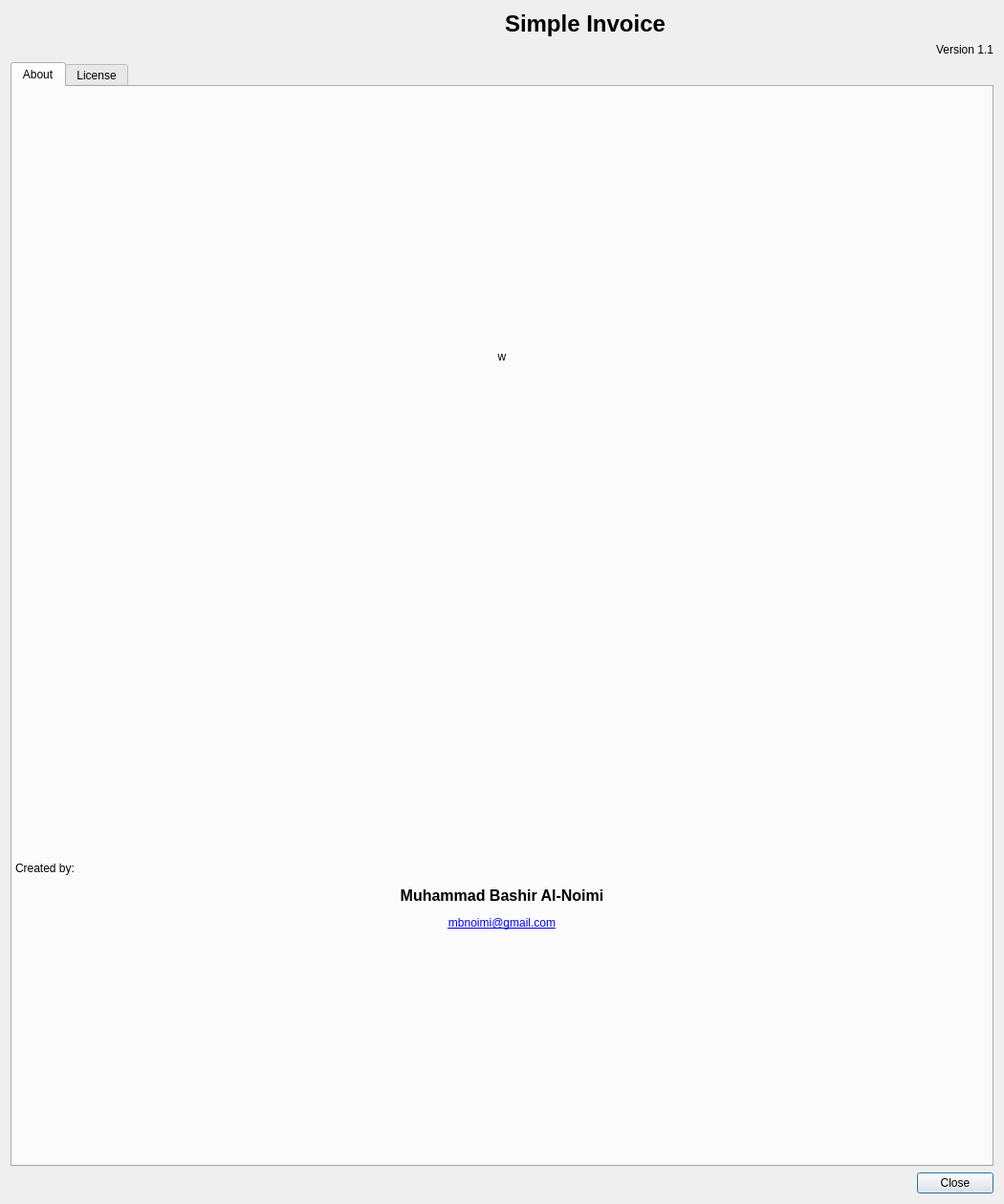
<?xml version="1.0" encoding="UTF-8"?>
<ui version="4.0">
 <class>DialogAbout</class>
 <widget class="QDialog" name="DialogAbout">
  <property name="geometry">
   <rect>
    <x>0</x>
    <y>0</y>
    <width>1050</width>
    <height>1259</height>
   </rect>
  </property>
  <property name="windowTitle">
   <string>About</string>
  </property>
  <property name="windowIcon">
   <iconset resource="res.qrc">
    <normaloff>:/res/res/help-about.png</normaloff>:/res/res/help-about.png</iconset>
  </property>
  <layout class="QVBoxLayout" name="verticalLayout">
   <item>
    <layout class="QGridLayout" name="gridLayout">
     <item row="0" column="1">
      <widget class="QLabel" name="label_2">
       <property name="text">
        <string>&lt;html&gt;&lt;head/&gt;&lt;body&gt;&lt;p&gt;&lt;span style=&quot; font-size:18pt; font-weight:600;&quot;&gt;Simple Invoice&lt;/span&gt;&lt;/p&gt;&lt;/body&gt;&lt;/html&gt;</string>
       </property>
      </widget>
     </item>
     <item row="1" column="1">
      <widget class="QLabel" name="label_3">
       <property name="text">
        <string>Version 1.1</string>
       </property>
       <property name="alignment">
        <set>Qt::AlignRight|Qt::AlignTrailing|Qt::AlignVCenter</set>
       </property>
      </widget>
     </item>
     <item row="0" column="0" rowspan="2">
      <widget class="QLabel" name="label">
       <property name="text">
        <string/>
       </property>
       <property name="pixmap">
        <pixmap resource="res.qrc">:/res/res/kword.png</pixmap>
       </property>
       <property name="alignment">
        <set>Qt::AlignLeading|Qt::AlignLeft|Qt::AlignVCenter</set>
       </property>
      </widget>
     </item>
    </layout>
   </item>
   <item>
    <widget class="QTabWidget" name="tabWidget">
     <property name="currentIndex">
      <number>0</number>
     </property>
     <widget class="QWidget" name="tab_about">
      <attribute name="title">
       <string>About</string>
      </attribute>
      <layout class="QVBoxLayout" name="verticalLayout_2">
       <property name="leftMargin">
        <number>3</number>
       </property>
       <property name="topMargin">
        <number>3</number>
       </property>
       <property name="rightMargin">
        <number>3</number>
       </property>
       <property name="bottomMargin">
        <number>3</number>
       </property>
       <item>
        <widget class="QLabel" name="label_5">
         <property name="text">
          <string>w</string>
         </property>
         <property name="pixmap">
          <pixmap>../../../../Differents/LOGO/Logo_128x128_new.png</pixmap>
         </property>
         <property name="scaledContents">
          <bool>true</bool>
         </property>
         <property name="alignment">
          <set>Qt::AlignCenter</set>
         </property>
        </widget>
       </item>
       <item>
        <widget class="QLabel" name="label_4">
         <property name="text">
          <string>&lt;html&gt;&lt;head/&gt;&lt;body&gt;&lt;p&gt;Created by:&lt;/p&gt;&lt;p align=&quot;center&quot;&gt;&lt;span style=&quot; font-size:12pt; font-weight:600;&quot;&gt;Muhammad Bashir Al-Noimi&lt;/span&gt;&lt;/p&gt;&lt;p align=&quot;center&quot;&gt;&lt;a href=&quot;mailtto:mbnoimi@gmail.com&quot;&gt;&lt;span style=&quot; text-decoration: underline; color:#0000ff;&quot;&gt;mbnoimi@gmail.com&lt;/span&gt;&lt;/a&gt;&lt;/p&gt;&lt;/body&gt;&lt;/html&gt;</string>
         </property>
         <property name="openExternalLinks">
          <bool>true</bool>
         </property>
        </widget>
       </item>
      </layout>
     </widget>
     <widget class="QWidget" name="tab_licenese">
      <attribute name="title">
       <string>License</string>
      </attribute>
      <layout class="QVBoxLayout" name="verticalLayout_3">
       <property name="spacing">
        <number>0</number>
       </property>
       <property name="leftMargin">
        <number>0</number>
       </property>
       <property name="topMargin">
        <number>0</number>
       </property>
       <property name="rightMargin">
        <number>0</number>
       </property>
       <property name="bottomMargin">
        <number>0</number>
       </property>
       <item>
        <widget class="QPlainTextEdit" name="plainTextEdit">
         <property name="readOnly">
          <bool>true</bool>
         </property>
         <property name="plainText">
          <string>                    GNU AFFERO GENERAL PUBLIC LICENSE
                       Version 3, 19 November 2007

 Copyright (C) 2007 Free Software Foundation, Inc. &lt;http://fsf.org/&gt;
 Everyone is permitted to copy and distribute verbatim copies
 of this license document, but changing it is not allowed.

                            Preamble

  The GNU Affero General Public License is a free, copyleft license for
software and other kinds of works, specifically designed to ensure
cooperation with the community in the case of network server software.

  The licenses for most software and other practical works are designed
to take away your freedom to share and change the works.  By contrast,
our General Public Licenses are intended to guarantee your freedom to
share and change all versions of a program--to make sure it remains free
software for all its users.

  When we speak of free software, we are referring to freedom, not
price.  Our General Public Licenses are designed to make sure that you
have the freedom to distribute copies of free software (and charge for
them if you wish), that you receive source code or can get it if you
want it, that you can change the software or use pieces of it in new
free programs, and that you know you can do these things.

  Developers that use our General Public Licenses protect your rights
with two steps: (1) assert copyright on the software, and (2) offer
you this License which gives you legal permission to copy, distribute
and/or modify the software.

  A secondary benefit of defending all users' freedom is that
improvements made in alternate versions of the program, if they
receive widespread use, become available for other developers to
incorporate.  Many developers of free software are heartened and
encouraged by the resulting cooperation.  However, in the case of
software used on network servers, this result may fail to come about.
The GNU General Public License permits making a modified version and
letting the public access it on a server without ever releasing its
source code to the public.

  The GNU Affero General Public License is designed specifically to
ensure that, in such cases, the modified source code becomes available
to the community.  It requires the operator of a network server to
provide the source code of the modified version running there to the
users of that server.  Therefore, public use of a modified version, on
a publicly accessible server, gives the public access to the source
code of the modified version.

  An older license, called the Affero General Public License and
published by Affero, was designed to accomplish similar goals.  This is
a different license, not a version of the Affero GPL, but Affero has
released a new version of the Affero GPL which permits relicensing under
this license.

  The precise terms and conditions for copying, distribution and
modification follow.

                       TERMS AND CONDITIONS

  0. Definitions.

  &quot;This License&quot; refers to version 3 of the GNU Affero General Public License.

  &quot;Copyright&quot; also means copyright-like laws that apply to other kinds of
works, such as semiconductor masks.

  &quot;The Program&quot; refers to any copyrightable work licensed under this
License.  Each licensee is addressed as &quot;you&quot;.  &quot;Licensees&quot; and
&quot;recipients&quot; may be individuals or organizations.

  To &quot;modify&quot; a work means to copy from or adapt all or part of the work
in a fashion requiring copyright permission, other than the making of an
exact copy.  The resulting work is called a &quot;modified version&quot; of the
earlier work or a work &quot;based on&quot; the earlier work.

  A &quot;covered work&quot; means either the unmodified Program or a work based
on the Program.

  To &quot;propagate&quot; a work means to do anything with it that, without
permission, would make you directly or secondarily liable for
infringement under applicable copyright law, except executing it on a
computer or modifying a private copy.  Propagation includes copying,
distribution (with or without modification), making available to the
public, and in some countries other activities as well.

  To &quot;convey&quot; a work means any kind of propagation that enables other
parties to make or receive copies.  Mere interaction with a user through
a computer network, with no transfer of a copy, is not conveying.

  An interactive user interface displays &quot;Appropriate Legal Notices&quot;
to the extent that it includes a convenient and prominently visible
feature that (1) displays an appropriate copyright notice, and (2)
tells the user that there is no warranty for the work (except to the
extent that warranties are provided), that licensees may convey the
work under this License, and how to view a copy of this License.  If
the interface presents a list of user commands or options, such as a
menu, a prominent item in the list meets this criterion.

  1. Source Code.

  The &quot;source code&quot; for a work means the preferred form of the work
for making modifications to it.  &quot;Object code&quot; means any non-source
form of a work.

  A &quot;Standard Interface&quot; means an interface that either is an official
standard defined by a recognized standards body, or, in the case of
interfaces specified for a particular programming language, one that
is widely used among developers working in that language.

  The &quot;System Libraries&quot; of an executable work include anything, other
than the work as a whole, that (a) is included in the normal form of
packaging a Major Component, but which is not part of that Major
Component, and (b) serves only to enable use of the work with that
Major Component, or to implement a Standard Interface for which an
implementation is available to the public in source code form.  A
&quot;Major Component&quot;, in this context, means a major essential component
(kernel, window system, and so on) of the specific operating system
(if any) on which the executable work runs, or a compiler used to
produce the work, or an object code interpreter used to run it.

  The &quot;Corresponding Source&quot; for a work in object code form means all
the source code needed to generate, install, and (for an executable
work) run the object code and to modify the work, including scripts to
control those activities.  However, it does not include the work's
System Libraries, or general-purpose tools or generally available free
programs which are used unmodified in performing those activities but
which are not part of the work.  For example, Corresponding Source
includes interface definition files associated with source files for
the work, and the source code for shared libraries and dynamically
linked subprograms that the work is specifically designed to require,
such as by intimate data communication or control flow between those
subprograms and other parts of the work.

  The Corresponding Source need not include anything that users
can regenerate automatically from other parts of the Corresponding
Source.

  The Corresponding Source for a work in source code form is that
same work.

  2. Basic Permissions.

  All rights granted under this License are granted for the term of
copyright on the Program, and are irrevocable provided the stated
conditions are met.  This License explicitly affirms your unlimited
permission to run the unmodified Program.  The output from running a
covered work is covered by this License only if the output, given its
content, constitutes a covered work.  This License acknowledges your
rights of fair use or other equivalent, as provided by copyright law.

  You may make, run and propagate covered works that you do not
convey, without conditions so long as your license otherwise remains
in force.  You may convey covered works to others for the sole purpose
of having them make modifications exclusively for you, or provide you
with facilities for running those works, provided that you comply with
the terms of this License in conveying all material for which you do
not control copyright.  Those thus making or running the covered works
for you must do so exclusively on your behalf, under your direction
and control, on terms that prohibit them from making any copies of
your copyrighted material outside their relationship with you.

  Conveying under any other circumstances is permitted solely under
the conditions stated below.  Sublicensing is not allowed; section 10
makes it unnecessary.

  3. Protecting Users' Legal Rights From Anti-Circumvention Law.

  No covered work shall be deemed part of an effective technological
measure under any applicable law fulfilling obligations under article
11 of the WIPO copyright treaty adopted on 20 December 1996, or
similar laws prohibiting or restricting circumvention of such
measures.

  When you convey a covered work, you waive any legal power to forbid
circumvention of technological measures to the extent such circumvention
is effected by exercising rights under this License with respect to
the covered work, and you disclaim any intention to limit operation or
modification of the work as a means of enforcing, against the work's
users, your or third parties' legal rights to forbid circumvention of
technological measures.

  4. Conveying Verbatim Copies.

  You may convey verbatim copies of the Program's source code as you
receive it, in any medium, provided that you conspicuously and
appropriately publish on each copy an appropriate copyright notice;
keep intact all notices stating that this License and any
non-permissive terms added in accord with section 7 apply to the code;
keep intact all notices of the absence of any warranty; and give all
recipients a copy of this License along with the Program.

  You may charge any price or no price for each copy that you convey,
and you may offer support or warranty protection for a fee.

  5. Conveying Modified Source Versions.

  You may convey a work based on the Program, or the modifications to
produce it from the Program, in the form of source code under the
terms of section 4, provided that you also meet all of these conditions:

    a) The work must carry prominent notices stating that you modified
    it, and giving a relevant date.

    b) The work must carry prominent notices stating that it is
    released under this License and any conditions added under section
    7.  This requirement modifies the requirement in section 4 to
    &quot;keep intact all notices&quot;.

    c) You must license the entire work, as a whole, under this
    License to anyone who comes into possession of a copy.  This
    License will therefore apply, along with any applicable section 7
    additional terms, to the whole of the work, and all its parts,
    regardless of how they are packaged.  This License gives no
    permission to license the work in any other way, but it does not
    invalidate such permission if you have separately received it.

    d) If the work has interactive user interfaces, each must display
    Appropriate Legal Notices; however, if the Program has interactive
    interfaces that do not display Appropriate Legal Notices, your
    work need not make them do so.

  A compilation of a covered work with other separate and independent
works, which are not by their nature extensions of the covered work,
and which are not combined with it such as to form a larger program,
in or on a volume of a storage or distribution medium, is called an
&quot;aggregate&quot; if the compilation and its resulting copyright are not
used to limit the access or legal rights of the compilation's users
beyond what the individual works permit.  Inclusion of a covered work
in an aggregate does not cause this License to apply to the other
parts of the aggregate.

  6. Conveying Non-Source Forms.

  You may convey a covered work in object code form under the terms
of sections 4 and 5, provided that you also convey the
machine-readable Corresponding Source under the terms of this License,
in one of these ways:

    a) Convey the object code in, or embodied in, a physical product
    (including a physical distribution medium), accompanied by the
    Corresponding Source fixed on a durable physical medium
    customarily used for software interchange.

    b) Convey the object code in, or embodied in, a physical product
    (including a physical distribution medium), accompanied by a
    written offer, valid for at least three years and valid for as
    long as you offer spare parts or customer support for that product
    model, to give anyone who possesses the object code either (1) a
    copy of the Corresponding Source for all the software in the
    product that is covered by this License, on a durable physical
    medium customarily used for software interchange, for a price no
    more than your reasonable cost of physically performing this
    conveying of source, or (2) access to copy the
    Corresponding Source from a network server at no charge.

    c) Convey individual copies of the object code with a copy of the
    written offer to provide the Corresponding Source.  This
    alternative is allowed only occasionally and noncommercially, and
    only if you received the object code with such an offer, in accord
    with subsection 6b.

    d) Convey the object code by offering access from a designated
    place (gratis or for a charge), and offer equivalent access to the
    Corresponding Source in the same way through the same place at no
    further charge.  You need not require recipients to copy the
    Corresponding Source along with the object code.  If the place to
    copy the object code is a network server, the Corresponding Source
    may be on a different server (operated by you or a third party)
    that supports equivalent copying facilities, provided you maintain
    clear directions next to the object code saying where to find the
    Corresponding Source.  Regardless of what server hosts the
    Corresponding Source, you remain obligated to ensure that it is
    available for as long as needed to satisfy these requirements.

    e) Convey the object code using peer-to-peer transmission, provided
    you inform other peers where the object code and Corresponding
    Source of the work are being offered to the general public at no
    charge under subsection 6d.

  A separable portion of the object code, whose source code is excluded
from the Corresponding Source as a System Library, need not be
included in conveying the object code work.

  A &quot;User Product&quot; is either (1) a &quot;consumer product&quot;, which means any
tangible personal property which is normally used for personal, family,
or household purposes, or (2) anything designed or sold for incorporation
into a dwelling.  In determining whether a product is a consumer product,
doubtful cases shall be resolved in favor of coverage.  For a particular
product received by a particular user, &quot;normally used&quot; refers to a
typical or common use of that class of product, regardless of the status
of the particular user or of the way in which the particular user
actually uses, or expects or is expected to use, the product.  A product
is a consumer product regardless of whether the product has substantial
commercial, industrial or non-consumer uses, unless such uses represent
the only significant mode of use of the product.

  &quot;Installation Information&quot; for a User Product means any methods,
procedures, authorization keys, or other information required to install
and execute modified versions of a covered work in that User Product from
a modified version of its Corresponding Source.  The information must
suffice to ensure that the continued functioning of the modified object
code is in no case prevented or interfered with solely because
modification has been made.

  If you convey an object code work under this section in, or with, or
specifically for use in, a User Product, and the conveying occurs as
part of a transaction in which the right of possession and use of the
User Product is transferred to the recipient in perpetuity or for a
fixed term (regardless of how the transaction is characterized), the
Corresponding Source conveyed under this section must be accompanied
by the Installation Information.  But this requirement does not apply
if neither you nor any third party retains the ability to install
modified object code on the User Product (for example, the work has
been installed in ROM).

  The requirement to provide Installation Information does not include a
requirement to continue to provide support service, warranty, or updates
for a work that has been modified or installed by the recipient, or for
the User Product in which it has been modified or installed.  Access to a
network may be denied when the modification itself materially and
adversely affects the operation of the network or violates the rules and
protocols for communication across the network.

  Corresponding Source conveyed, and Installation Information provided,
in accord with this section must be in a format that is publicly
documented (and with an implementation available to the public in
source code form), and must require no special password or key for
unpacking, reading or copying.

  7. Additional Terms.

  &quot;Additional permissions&quot; are terms that supplement the terms of this
License by making exceptions from one or more of its conditions.
Additional permissions that are applicable to the entire Program shall
be treated as though they were included in this License, to the extent
that they are valid under applicable law.  If additional permissions
apply only to part of the Program, that part may be used separately
under those permissions, but the entire Program remains governed by
this License without regard to the additional permissions.

  When you convey a copy of a covered work, you may at your option
remove any additional permissions from that copy, or from any part of
it.  (Additional permissions may be written to require their own
removal in certain cases when you modify the work.)  You may place
additional permissions on material, added by you to a covered work,
for which you have or can give appropriate copyright permission.

  Notwithstanding any other provision of this License, for material you
add to a covered work, you may (if authorized by the copyright holders of
that material) supplement the terms of this License with terms:

    a) Disclaiming warranty or limiting liability differently from the
    terms of sections 15 and 16 of this License; or

    b) Requiring preservation of specified reasonable legal notices or
    author attributions in that material or in the Appropriate Legal
    Notices displayed by works containing it; or

    c) Prohibiting misrepresentation of the origin of that material, or
    requiring that modified versions of such material be marked in
    reasonable ways as different from the original version; or

    d) Limiting the use for publicity purposes of names of licensors or
    authors of the material; or

    e) Declining to grant rights under trademark law for use of some
    trade names, trademarks, or service marks; or

    f) Requiring indemnification of licensors and authors of that
    material by anyone who conveys the material (or modified versions of
    it) with contractual assumptions of liability to the recipient, for
    any liability that these contractual assumptions directly impose on
    those licensors and authors.

  All other non-permissive additional terms are considered &quot;further
restrictions&quot; within the meaning of section 10.  If the Program as you
received it, or any part of it, contains a notice stating that it is
governed by this License along with a term that is a further
restriction, you may remove that term.  If a license document contains
a further restriction but permits relicensing or conveying under this
License, you may add to a covered work material governed by the terms
of that license document, provided that the further restriction does
not survive such relicensing or conveying.

  If you add terms to a covered work in accord with this section, you
must place, in the relevant source files, a statement of the
additional terms that apply to those files, or a notice indicating
where to find the applicable terms.

  Additional terms, permissive or non-permissive, may be stated in the
form of a separately written license, or stated as exceptions;
the above requirements apply either way.

  8. Termination.

  You may not propagate or modify a covered work except as expressly
provided under this License.  Any attempt otherwise to propagate or
modify it is void, and will automatically terminate your rights under
this License (including any patent licenses granted under the third
paragraph of section 11).

  However, if you cease all violation of this License, then your
license from a particular copyright holder is reinstated (a)
provisionally, unless and until the copyright holder explicitly and
finally terminates your license, and (b) permanently, if the copyright
holder fails to notify you of the violation by some reasonable means
prior to 60 days after the cessation.

  Moreover, your license from a particular copyright holder is
reinstated permanently if the copyright holder notifies you of the
violation by some reasonable means, this is the first time you have
received notice of violation of this License (for any work) from that
copyright holder, and you cure the violation prior to 30 days after
your receipt of the notice.

  Termination of your rights under this section does not terminate the
licenses of parties who have received copies or rights from you under
this License.  If your rights have been terminated and not permanently
reinstated, you do not qualify to receive new licenses for the same
material under section 10.

  9. Acceptance Not Required for Having Copies.

  You are not required to accept this License in order to receive or
run a copy of the Program.  Ancillary propagation of a covered work
occurring solely as a consequence of using peer-to-peer transmission
to receive a copy likewise does not require acceptance.  However,
nothing other than this License grants you permission to propagate or
modify any covered work.  These actions infringe copyright if you do
not accept this License.  Therefore, by modifying or propagating a
covered work, you indicate your acceptance of this License to do so.

  10. Automatic Licensing of Downstream Recipients.

  Each time you convey a covered work, the recipient automatically
receives a license from the original licensors, to run, modify and
propagate that work, subject to this License.  You are not responsible
for enforcing compliance by third parties with this License.

  An &quot;entity transaction&quot; is a transaction transferring control of an
organization, or substantially all assets of one, or subdividing an
organization, or merging organizations.  If propagation of a covered
work results from an entity transaction, each party to that
transaction who receives a copy of the work also receives whatever
licenses to the work the party's predecessor in interest had or could
give under the previous paragraph, plus a right to possession of the
Corresponding Source of the work from the predecessor in interest, if
the predecessor has it or can get it with reasonable efforts.

  You may not impose any further restrictions on the exercise of the
rights granted or affirmed under this License.  For example, you may
not impose a license fee, royalty, or other charge for exercise of
rights granted under this License, and you may not initiate litigation
(including a cross-claim or counterclaim in a lawsuit) alleging that
any patent claim is infringed by making, using, selling, offering for
sale, or importing the Program or any portion of it.

  11. Patents.

  A &quot;contributor&quot; is a copyright holder who authorizes use under this
License of the Program or a work on which the Program is based.  The
work thus licensed is called the contributor's &quot;contributor version&quot;.

  A contributor's &quot;essential patent claims&quot; are all patent claims
owned or controlled by the contributor, whether already acquired or
hereafter acquired, that would be infringed by some manner, permitted
by this License, of making, using, or selling its contributor version,
but do not include claims that would be infringed only as a
consequence of further modification of the contributor version.  For
purposes of this definition, &quot;control&quot; includes the right to grant
patent sublicenses in a manner consistent with the requirements of
this License.

  Each contributor grants you a non-exclusive, worldwide, royalty-free
patent license under the contributor's essential patent claims, to
make, use, sell, offer for sale, import and otherwise run, modify and
propagate the contents of its contributor version.

  In the following three paragraphs, a &quot;patent license&quot; is any express
agreement or commitment, however denominated, not to enforce a patent
(such as an express permission to practice a patent or covenant not to
sue for patent infringement).  To &quot;grant&quot; such a patent license to a
party means to make such an agreement or commitment not to enforce a
patent against the party.

  If you convey a covered work, knowingly relying on a patent license,
and the Corresponding Source of the work is not available for anyone
to copy, free of charge and under the terms of this License, through a
publicly available network server or other readily accessible means,
then you must either (1) cause the Corresponding Source to be so
available, or (2) arrange to deprive yourself of the benefit of the
patent license for this particular work, or (3) arrange, in a manner
consistent with the requirements of this License, to extend the patent
license to downstream recipients.  &quot;Knowingly relying&quot; means you have
actual knowledge that, but for the patent license, your conveying the
covered work in a country, or your recipient's use of the covered work
in a country, would infringe one or more identifiable patents in that
country that you have reason to believe are valid.

  If, pursuant to or in connection with a single transaction or
arrangement, you convey, or propagate by procuring conveyance of, a
covered work, and grant a patent license to some of the parties
receiving the covered work authorizing them to use, propagate, modify
or convey a specific copy of the covered work, then the patent license
you grant is automatically extended to all recipients of the covered
work and works based on it.

  A patent license is &quot;discriminatory&quot; if it does not include within
the scope of its coverage, prohibits the exercise of, or is
conditioned on the non-exercise of one or more of the rights that are
specifically granted under this License.  You may not convey a covered
work if you are a party to an arrangement with a third party that is
in the business of distributing software, under which you make payment
to the third party based on the extent of your activity of conveying
the work, and under which the third party grants, to any of the
parties who would receive the covered work from you, a discriminatory
patent license (a) in connection with copies of the covered work
conveyed by you (or copies made from those copies), or (b) primarily
for and in connection with specific products or compilations that
contain the covered work, unless you entered into that arrangement,
or that patent license was granted, prior to 28 March 2007.

  Nothing in this License shall be construed as excluding or limiting
any implied license or other defenses to infringement that may
otherwise be available to you under applicable patent law.

  12. No Surrender of Others' Freedom.

  If conditions are imposed on you (whether by court order, agreement or
otherwise) that contradict the conditions of this License, they do not
excuse you from the conditions of this License.  If you cannot convey a
covered work so as to satisfy simultaneously your obligations under this
License and any other pertinent obligations, then as a consequence you may
not convey it at all.  For example, if you agree to terms that obligate you
to collect a royalty for further conveying from those to whom you convey
the Program, the only way you could satisfy both those terms and this
License would be to refrain entirely from conveying the Program.

  13. Remote Network Interaction; Use with the GNU General Public License.

  Notwithstanding any other provision of this License, if you modify the
Program, your modified version must prominently offer all users
interacting with it remotely through a computer network (if your version
supports such interaction) an opportunity to receive the Corresponding
Source of your version by providing access to the Corresponding Source
from a network server at no charge, through some standard or customary
means of facilitating copying of software.  This Corresponding Source
shall include the Corresponding Source for any work covered by version 3
of the GNU General Public License that is incorporated pursuant to the
following paragraph.

  Notwithstanding any other provision of this License, you have
permission to link or combine any covered work with a work licensed
under version 3 of the GNU General Public License into a single
combined work, and to convey the resulting work.  The terms of this
License will continue to apply to the part which is the covered work,
but the work with which it is combined will remain governed by version
3 of the GNU General Public License.

  14. Revised Versions of this License.

  The Free Software Foundation may publish revised and/or new versions of
the GNU Affero General Public License from time to time.  Such new versions
will be similar in spirit to the present version, but may differ in detail to
address new problems or concerns.

  Each version is given a distinguishing version number.  If the
Program specifies that a certain numbered version of the GNU Affero General
Public License &quot;or any later version&quot; applies to it, you have the
option of following the terms and conditions either of that numbered
version or of any later version published by the Free Software
Foundation.  If the Program does not specify a version number of the
GNU Affero General Public License, you may choose any version ever published
by the Free Software Foundation.

  If the Program specifies that a proxy can decide which future
versions of the GNU Affero General Public License can be used, that proxy's
public statement of acceptance of a version permanently authorizes you
to choose that version for the Program.

  Later license versions may give you additional or different
permissions.  However, no additional obligations are imposed on any
author or copyright holder as a result of your choosing to follow a
later version.

  15. Disclaimer of Warranty.

  THERE IS NO WARRANTY FOR THE PROGRAM, TO THE EXTENT PERMITTED BY
APPLICABLE LAW.  EXCEPT WHEN OTHERWISE STATED IN WRITING THE COPYRIGHT
HOLDERS AND/OR OTHER PARTIES PROVIDE THE PROGRAM &quot;AS IS&quot; WITHOUT WARRANTY
OF ANY KIND, EITHER EXPRESSED OR IMPLIED, INCLUDING, BUT NOT LIMITED TO,
THE IMPLIED WARRANTIES OF MERCHANTABILITY AND FITNESS FOR A PARTICULAR
PURPOSE.  THE ENTIRE RISK AS TO THE QUALITY AND PERFORMANCE OF THE PROGRAM
IS WITH YOU.  SHOULD THE PROGRAM PROVE DEFECTIVE, YOU ASSUME THE COST OF
ALL NECESSARY SERVICING, REPAIR OR CORRECTION.

  16. Limitation of Liability.

  IN NO EVENT UNLESS REQUIRED BY APPLICABLE LAW OR AGREED TO IN WRITING
WILL ANY COPYRIGHT HOLDER, OR ANY OTHER PARTY WHO MODIFIES AND/OR CONVEYS
THE PROGRAM AS PERMITTED ABOVE, BE LIABLE TO YOU FOR DAMAGES, INCLUDING ANY
GENERAL, SPECIAL, INCIDENTAL OR CONSEQUENTIAL DAMAGES ARISING OUT OF THE
USE OR INABILITY TO USE THE PROGRAM (INCLUDING BUT NOT LIMITED TO LOSS OF
DATA OR DATA BEING RENDERED INACCURATE OR LOSSES SUSTAINED BY YOU OR THIRD
PARTIES OR A FAILURE OF THE PROGRAM TO OPERATE WITH ANY OTHER PROGRAMS),
EVEN IF SUCH HOLDER OR OTHER PARTY HAS BEEN ADVISED OF THE POSSIBILITY OF
SUCH DAMAGES.

  17. Interpretation of Sections 15 and 16.

  If the disclaimer of warranty and limitation of liability provided
above cannot be given local legal effect according to their terms,
reviewing courts shall apply local law that most closely approximates
an absolute waiver of all civil liability in connection with the
Program, unless a warranty or assumption of liability accompanies a
copy of the Program in return for a fee.

                     END OF TERMS AND CONDITIONS

            How to Apply These Terms to Your New Programs

  If you develop a new program, and you want it to be of the greatest
possible use to the public, the best way to achieve this is to make it
free software which everyone can redistribute and change under these terms.

  To do so, attach the following notices to the program.  It is safest
to attach them to the start of each source file to most effectively
state the exclusion of warranty; and each file should have at least
the &quot;copyright&quot; line and a pointer to where the full notice is found.

    &lt;one line to give the program's name and a brief idea of what it does.&gt;
    Copyright (C) &lt;year&gt;  &lt;name of author&gt;

    This program is free software: you can redistribute it and/or modify
    it under the terms of the GNU Affero General Public License as published by
    the Free Software Foundation, either version 3 of the License, or
    (at your option) any later version.

    This program is distributed in the hope that it will be useful,
    but WITHOUT ANY WARRANTY; without even the implied warranty of
    MERCHANTABILITY or FITNESS FOR A PARTICULAR PURPOSE.  See the
    GNU Affero General Public License for more details.

    You should have received a copy of the GNU Affero General Public License
    along with this program.  If not, see &lt;http://www.gnu.org/licenses/&gt;.

Also add information on how to contact you by electronic and paper mail.

  If your software can interact with users remotely through a computer
network, you should also make sure that it provides a way for users to
get its source.  For example, if your program is a web application, its
interface could display a &quot;Source&quot; link that leads users to an archive
of the code.  There are many ways you could offer source, and different
solutions will be better for different programs; see section 13 for the
specific requirements.

  You should also get your employer (if you work as a programmer) or school,
if any, to sign a &quot;copyright disclaimer&quot; for the program, if necessary.
For more information on this, and how to apply and follow the GNU AGPL, see
&lt;http://www.gnu.org/licenses/&gt;.
</string>
         </property>
        </widget>
       </item>
      </layout>
     </widget>
    </widget>
   </item>
   <item>
    <widget class="QWidget" name="widget" native="true">
     <layout class="QHBoxLayout" name="horizontalLayout">
      <property name="leftMargin">
       <number>0</number>
      </property>
      <property name="topMargin">
       <number>0</number>
      </property>
      <property name="rightMargin">
       <number>0</number>
      </property>
      <property name="bottomMargin">
       <number>0</number>
      </property>
      <item>
       <spacer name="horizontalSpacer">
        <property name="orientation">
         <enum>Qt::Horizontal</enum>
        </property>
        <property name="sizeHint" stdset="0">
         <size>
          <width>40</width>
          <height>20</height>
         </size>
        </property>
       </spacer>
      </item>
      <item>
       <widget class="QPushButton" name="pushButton">
        <property name="text">
         <string>Close</string>
        </property>
        <property name="icon">
         <iconset resource="res.qrc">
          <normaloff>:/res/res/dialog-close.png</normaloff>:/res/res/dialog-close.png</iconset>
        </property>
       </widget>
      </item>
     </layout>
    </widget>
   </item>
  </layout>
 </widget>
 <resources>
  <include location="res.qrc"/>
 </resources>
 <connections>
  <connection>
   <sender>pushButton</sender>
   <signal>clicked()</signal>
   <receiver>DialogAbout</receiver>
   <slot>close()</slot>
   <hints>
    <hint type="sourcelabel">
     <x>232</x>
     <y>270</y>
    </hint>
    <hint type="destinationlabel">
     <x>145</x>
     <y>149</y>
    </hint>
   </hints>
  </connection>
 </connections>
</ui>
